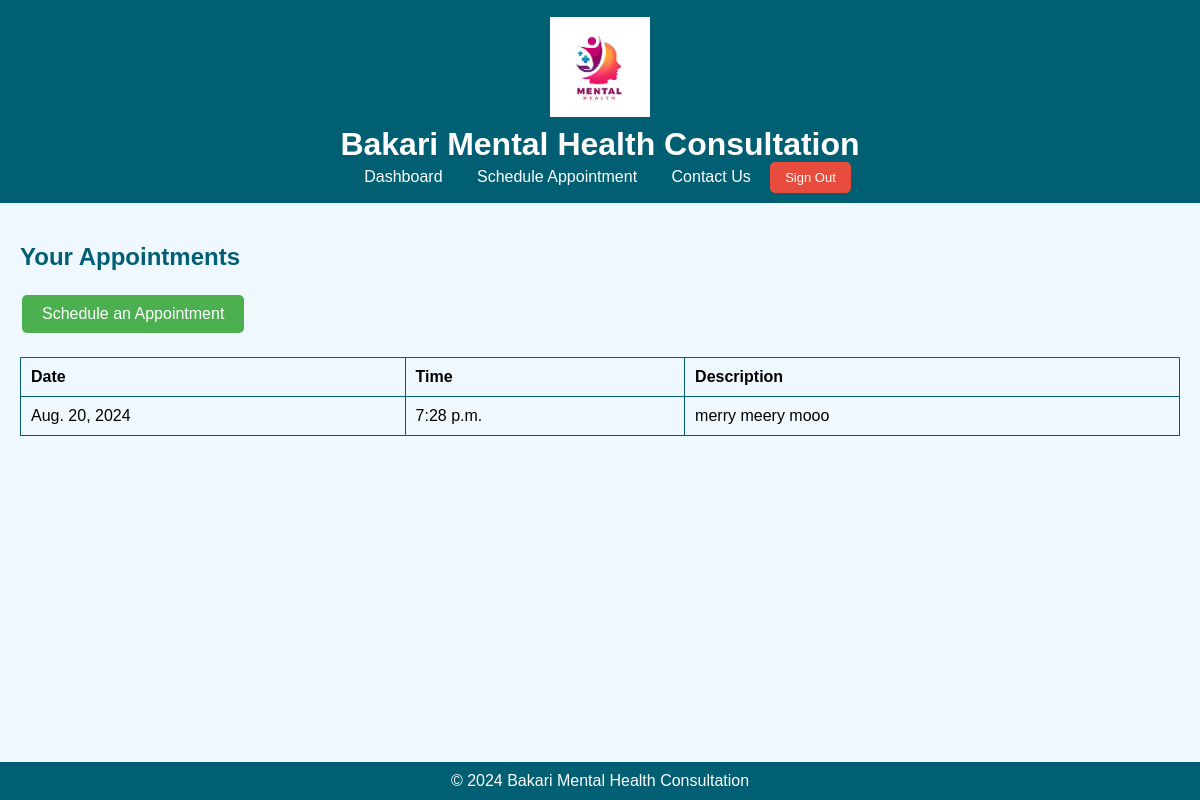
The page /dashboard/ (signed in) on the database its author committed.
### myapp/models.py (models this page shows, shortened)
class Appointment(models.Model):
    user = models.ForeignKey(User, on_delete=models.CASCADE)
    date = models.DateField()
    time = models.TimeField()
    description = models.TextField()

### myapp/views.py (the view)
# urls.py: path('dashboard/', dashboard_view, name='dashboard'),
@login_required
def dashboard_view(request):
    user = request.user
    appointments = Appointment.objects.filter(user=user)
    return render(request, 'dashboard.html', {'appointments': appointments})

### myapp/templates/dashboard.html (shortened to what this page needs)
<!DOCTYPE html>
<html lang="en">
<head>
    {% load static %}
    <link rel="stylesheet" href="{% static 'css/style.css' %}">
</head>
<body>
    <header>
        <img src="{% static 'images/icon.jpg' %}" alt="Your Logo" class="logo">
        <h1>Bakari Mental Health Consultation</h1>
        <nav>
            <ul>
                <li><a href="{% url 'dashboard' %}">Dashboard</a></li>
                <li><a href="{% url 'schedule_appointment' %}">Schedule Appointment</a></li>
                      <li><a href="{% url 'quick_contact' %}">Contact Us</a></li>
                <a href="{% url 'logout' %}" class="btn-sign-out">Sign Out</a>
            </ul>
        </nav>
    </header>
    <main>
        <section>
            <h2>Your Appointments</h2>
             <a href="{% url 'schedule_appointment' %}" class="btn-schedule">Schedule an Appointment</a>
            {% if appointments %}
                <table>
                    <thead>
                        <tr>
                            <th>Date</th>
                            <th>Time</th>
                            <th>Description</th>
                        </tr>
                    </thead>
                    <tbody>
                        {% for appointment in appointments %}
                            <tr>
                                <td>{{ appointment.date }}</td>
                                <td>{{ appointment.time }}</td>
                                <td>{{ appointment.description }}</td>
                            </tr>
                        {% endfor %}
                    </tbody>
                </table>
            {% else %}
                <p>You have no scheduled appointments.</p>
            {% endif %}
        </section>
    </main>
    <footer>
        <p>© 2024 Bakari Mental Health Consultation</p>
    </footer>
</body>
</html>

### myapp/static/css/style.css (style rules this page uses)
body { font-family: Arial, sans-serif; margin: 0; padding: 0; background-color: #f0f8ff; }
header { background-color: #005f73; color: white; padding: 17px 0; text-align: center; position: sticky; top: 0; z-index: 1000; }
header img.logo { width: 100px; height: auto; }
header h1 { margin: 5px; }
nav ul { list-style-type: none; margin: 0; padding: 0; }
nav ul li { display: inline; margin: 0 15px; }
nav ul li a { color: white; text-decoration: none; }
.btn-sign-out { background-color: #e74c3c; border: none; color: #fff; padding: 8px 15px; font-size: 13px; border-radius: 5px; text-transform: capitalize; cursor: pointer; transition: background-color 0.3s; text-decoration: none; }
.btn-schedule { background-color: #4CAF50; border: none; color: white; padding: 10px 20px; text-align: center; text-decoration: none; display: inline-block; font-size: 16px; margin: 4px 2px; cursor: pointer; border-radius: 5px; }
main { padding: 20px; }
section { margin-bottom: 40px; }
h2 { color: #005f73; }
table { width: 100%; border-collapse: collapse; margin: 20px 0; }
table, th, td { border: 1px solid #005f73; }
th, td { padding: 10px; text-align: left; }
footer { background-color: #005f73; color: white; text-align: center; padding: 10px 0; position: fixed; width: 100%; bottom: 0; }
footer p { margin: 0; }

### rows shown on the page
Appointment: date "Aug. 20, 2024", time "7:28 p.m.", description "merry meery mooo"
